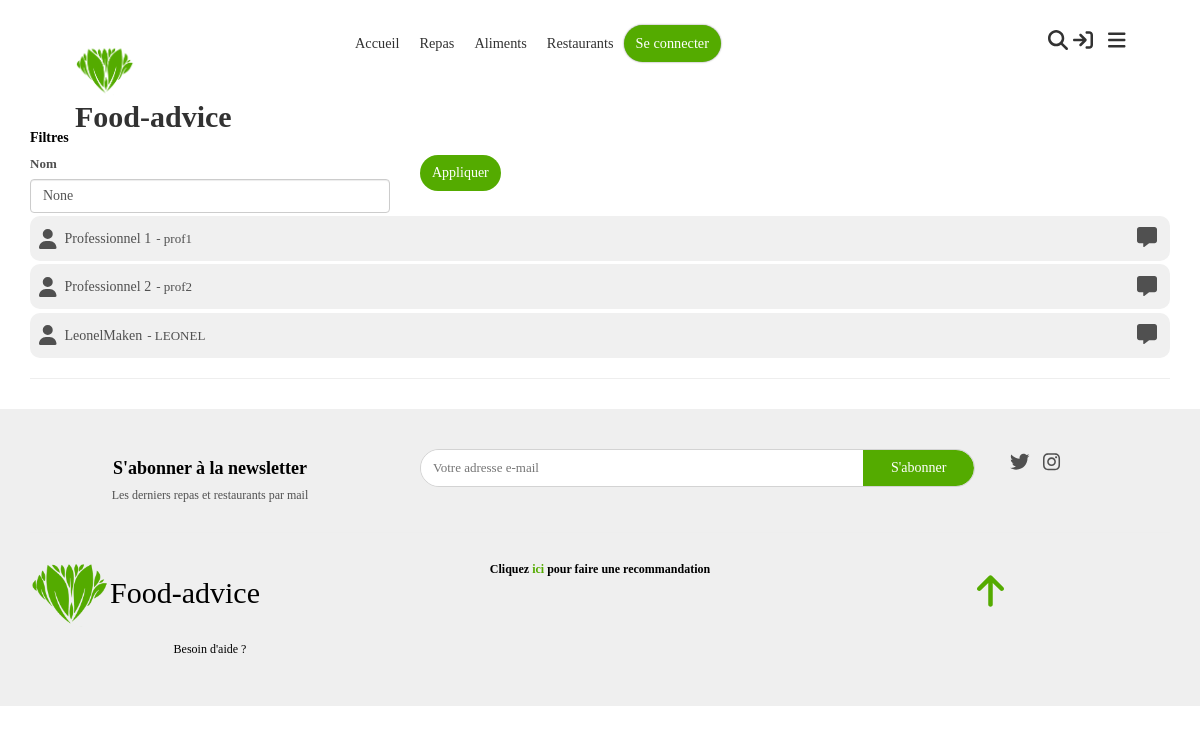
/professionnels, run on an earlier commit of the app's database.
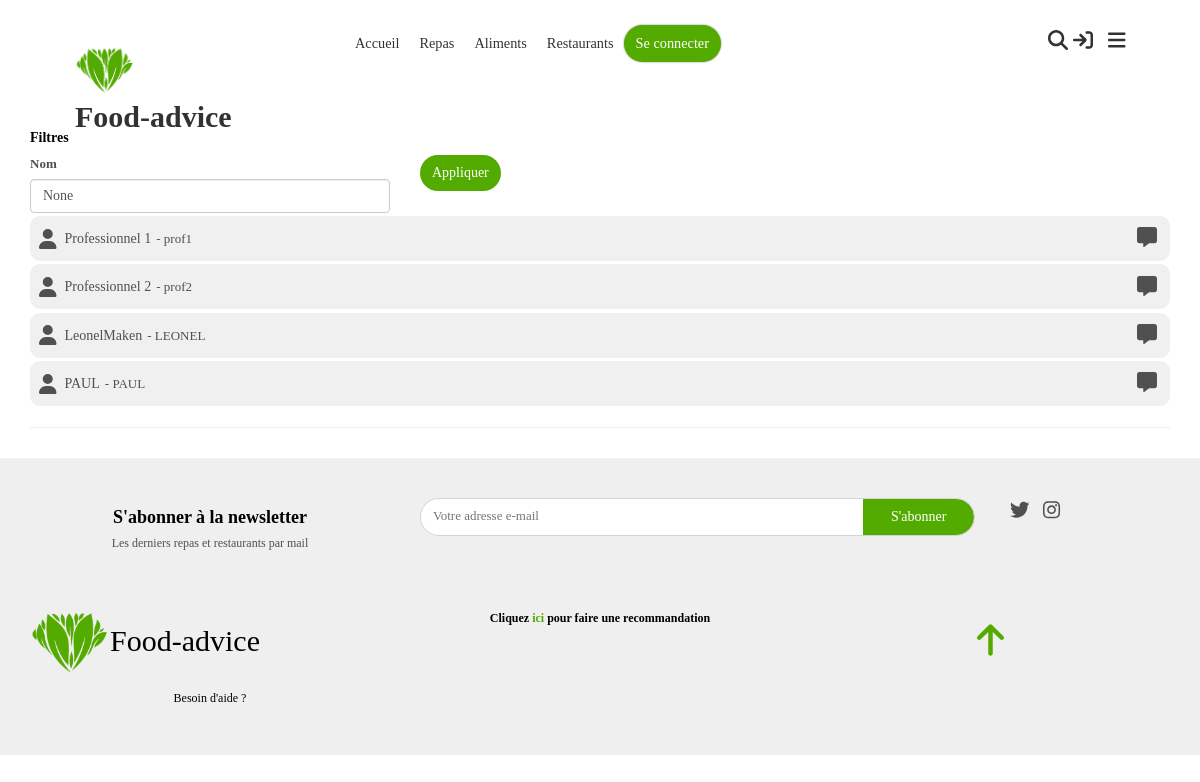
And on a later commit of the database.
### app/models.py (models this page shows, shortened)
class Contributeur(models.Model):
    nom = models.CharField(max_length=50, verbose_name="Nom complet")
    nomUtilisateur = models.CharField(max_length=30, verbose_name="Nom d'utilisateur", unique=True)
    motDePasse = models.CharField(max_length=255, verbose_name="Mot de passe")
    dateNaissance = models.DateField(null=True, blank=True,verbose_name="Date de naissance", help_text="Utile pour le suivi de l'alimentation")
    sexe = models.IntegerField(choices=SEXES, null=True, blank=True,verbose_name="Sexe", help_text="Utile pour le suivi de l'alimentation")
    email = models.CharField(max_length=255, null=True, blank=True, verbose_name="Adresse email")
    professionnelSante = models.BooleanField(default=False, verbose_name="Professionnel de la santé")
    """
        Retourne les contributeurs professionels
    """
    @staticmethod
    def professionnels():
        return Contributeur.objects.filter(professionnelSante=True)
    """
        Nombre total de messages non lus par le contributeur, toutes les conversations confonfues
    """

### app/views_account.py (the view)
# urls.py: path("professionnels", views_account.professionalsList, name="professionals-list"),
def professionalsList(request):
    nom = request_get(request, "nom")
    if nom != None:
        professionnels = Contributeur.objects.filter(professionnelSante=True, nom__contains=nom)
    else:
        professionnels = Contributeur.professionnels
    return render(request,template_name="account/professionals-list.html", context={
        "professionnels":professionnels,
        "nom": nom
    })

### app/custom_tags_filters.py (called while the page is built)
@register.simple_tag
def css(filePath):
    return mark_safe('<link rel="stylesheet" type="text/css" href="'+settings.STATIC_URL+filePath+'"/>')

@register.simple_tag
def js(filePath):
    return mark_safe('<script type="text/javascript" src="'+settings.STATIC_URL+filePath+'"></script>')

### app/user_session.py (called while the page is built)
def isUserConnected(session):
    return session.__contains__("user_id")

def getUser(session) -> Contributeur:
    if isUserConnected(session):
        try:
            return Contributeur.objects.get(id=session["user_id"])
        except Contributeur.DoesNotExist:
            disconnectUser(session)
            return None
    else:
        return None

### app/views.py (called while the page is built)
def request_get(request:HttpRequest, key:str):
    return  request.POST.get(key) if request.method == "POST" else request.GET.get(key)

### context_processors.py (called while the page is built)
def globals(request):
    return {
        'appUser':getUser(request.session)
    }

### templates/account/professionals-list.html (shortened to what this page needs)
{% extends 'base.html' %}
{% block body %}
<div class="container mt-2" id="list">
    <h5 class="title">Filtres</h5>
    <div id="filtres" class="row">
        <div class="col-12 col-md-4">
            <label>Nom </label>
            <input type="text" id="filtre-nom"class="form-control"placeholder="Nom du professionnel" value="{{ nom }}">
        </div>
        <div class="col-12 col-md-1 d-flex align-items-end">
            <button class="btn btn-primary" onclick="filter()">Appliquer</button>
        </div>
    </div>
    <div id="elements" class="mt-3">
        {% include "load/professionals.html" with professionals=professionals %}
    </div>
    <hr>
</div>
{% endblock %}

### templates/macros/_professionnal-little-presentation.html
<div class="professional-little-presentation col-12" data-aos="zoom-in">
    <a class="name" href="{% url "contributor" professionnel.nomUtilisateur %}">
        <i class="fas fa-user icon"></i>
        <h5 class="">{{ professionnel.nom }}</h5>
        <h6 class="nom-utilisateur"> - {{ professionnel.nomUtilisateur }}</h6>
    </a>
    <div class="btns">
        <i class="fas fa-message icon send-message-btn" onclick="openChatBox(0, {{ professionnel.id }}, '{{ professionnel.nom }}')"></i>
    </div>
</div>

What changed in the data, as far as the page shows it:
added Contributeur: nom "PAUL", nomUtilisateur "PAUL"
